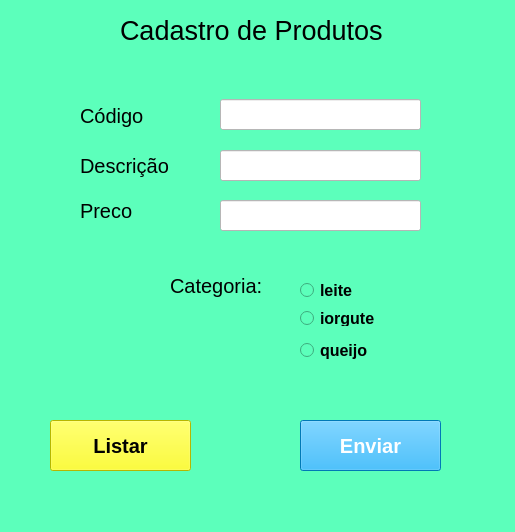
<?xml version="1.0" encoding="UTF-8"?>
<ui version="4.0">
 <class>MainWindow</class>
 <widget class="QMainWindow" name="MainWindow">
  <property name="geometry">
   <rect>
    <x>0</x>
    <y>0</y>
    <width>515</width>
    <height>532</height>
   </rect>
  </property>
  <property name="windowTitle">
   <string>MainWindow</string>
  </property>
  <property name="styleSheet">
   <string notr="true">background-color: rgb(92, 255, 187);</string>
  </property>
  <widget class="QWidget" name="centralwidget">
   <widget class="QLabel" name="label">
    <property name="geometry">
     <rect>
      <x>120</x>
      <y>10</y>
      <width>281</width>
      <height>41</height>
     </rect>
    </property>
    <property name="font">
     <font>
      <pointsize>20</pointsize>
     </font>
    </property>
    <property name="text">
     <string>Cadastro de Produtos</string>
    </property>
   </widget>
   <widget class="QLabel" name="label_2">
    <property name="geometry">
     <rect>
      <x>80</x>
      <y>100</y>
      <width>71</width>
      <height>31</height>
     </rect>
    </property>
    <property name="font">
     <font>
      <pointsize>15</pointsize>
     </font>
    </property>
    <property name="text">
     <string>Código</string>
    </property>
   </widget>
   <widget class="QLabel" name="label_3">
    <property name="geometry">
     <rect>
      <x>80</x>
      <y>150</y>
      <width>91</width>
      <height>31</height>
     </rect>
    </property>
    <property name="font">
     <font>
      <pointsize>15</pointsize>
     </font>
    </property>
    <property name="text">
     <string>Descrição</string>
    </property>
   </widget>
   <widget class="QLabel" name="label_4">
    <property name="geometry">
     <rect>
      <x>80</x>
      <y>190</y>
      <width>81</width>
      <height>41</height>
     </rect>
    </property>
    <property name="font">
     <font>
      <pointsize>15</pointsize>
     </font>
    </property>
    <property name="text">
     <string>Preco</string>
    </property>
   </widget>
   <widget class="QLineEdit" name="lineEdit">
    <property name="geometry">
     <rect>
      <x>220</x>
      <y>99</y>
      <width>201</width>
      <height>31</height>
     </rect>
    </property>
    <property name="styleSheet">
     <string notr="true">background-color: rgb(255, 255, 255);</string>
    </property>
   </widget>
   <widget class="QLineEdit" name="lineEdit_2">
    <property name="geometry">
     <rect>
      <x>220</x>
      <y>150</y>
      <width>201</width>
      <height>31</height>
     </rect>
    </property>
    <property name="styleSheet">
     <string notr="true">background-color: rgb(255, 255, 255);</string>
    </property>
   </widget>
   <widget class="QLineEdit" name="lineEdit_3">
    <property name="geometry">
     <rect>
      <x>220</x>
      <y>200</y>
      <width>201</width>
      <height>31</height>
     </rect>
    </property>
    <property name="styleSheet">
     <string notr="true">background-color: rgb(255, 255, 255);</string>
    </property>
   </widget>
   <widget class="QRadioButton" name="radioButton">
    <property name="geometry">
     <rect>
      <x>300</x>
      <y>280</y>
      <width>121</width>
      <height>21</height>
     </rect>
    </property>
    <property name="font">
     <font>
      <pointsize>12</pointsize>
      <weight>75</weight>
      <bold>true</bold>
     </font>
    </property>
    <property name="text">
     <string>leite</string>
    </property>
   </widget>
   <widget class="QRadioButton" name="radioButton_2">
    <property name="geometry">
     <rect>
      <x>300</x>
      <y>310</y>
      <width>121</width>
      <height>16</height>
     </rect>
    </property>
    <property name="font">
     <font>
      <pointsize>12</pointsize>
      <weight>75</weight>
      <bold>true</bold>
     </font>
    </property>
    <property name="text">
     <string>iorgute</string>
    </property>
   </widget>
   <widget class="QRadioButton" name="radioButton_3">
    <property name="geometry">
     <rect>
      <x>300</x>
      <y>340</y>
      <width>121</width>
      <height>21</height>
     </rect>
    </property>
    <property name="font">
     <font>
      <pointsize>12</pointsize>
      <weight>75</weight>
      <bold>true</bold>
     </font>
    </property>
    <property name="text">
     <string>queijo</string>
    </property>
   </widget>
   <widget class="QLabel" name="label_5">
    <property name="geometry">
     <rect>
      <x>170</x>
      <y>270</y>
      <width>101</width>
      <height>31</height>
     </rect>
    </property>
    <property name="font">
     <font>
      <pointsize>15</pointsize>
     </font>
    </property>
    <property name="text">
     <string>Categoria:</string>
    </property>
   </widget>
   <widget class="QPushButton" name="pushButton">
    <property name="geometry">
     <rect>
      <x>300</x>
      <y>420</y>
      <width>141</width>
      <height>51</height>
     </rect>
    </property>
    <property name="font">
     <font>
      <pointsize>15</pointsize>
      <weight>75</weight>
      <bold>true</bold>
     </font>
    </property>
    <property name="styleSheet">
     <string notr="true">background-color: rgb(0, 170, 255);
color: rgb(255, 255, 255);</string>
    </property>
    <property name="text">
     <string>Enviar</string>
    </property>
   </widget>
   <widget class="QPushButton" name="pushButton_2">
    <property name="geometry">
     <rect>
      <x>50</x>
      <y>420</y>
      <width>141</width>
      <height>51</height>
     </rect>
    </property>
    <property name="font">
     <font>
      <pointsize>15</pointsize>
      <weight>75</weight>
      <bold>true</bold>
     </font>
    </property>
    <property name="styleSheet">
     <string notr="true">background-color: rgb(255, 255, 0);</string>
    </property>
    <property name="text">
     <string>Listar</string>
    </property>
   </widget>
  </widget>
  <widget class="QMenuBar" name="menubar">
   <property name="geometry">
    <rect>
     <x>0</x>
     <y>0</y>
     <width>515</width>
     <height>21</height>
    </rect>
   </property>
  </widget>
  <widget class="QStatusBar" name="statusbar"/>
 </widget>
 <resources/>
 <connections/>
</ui>
